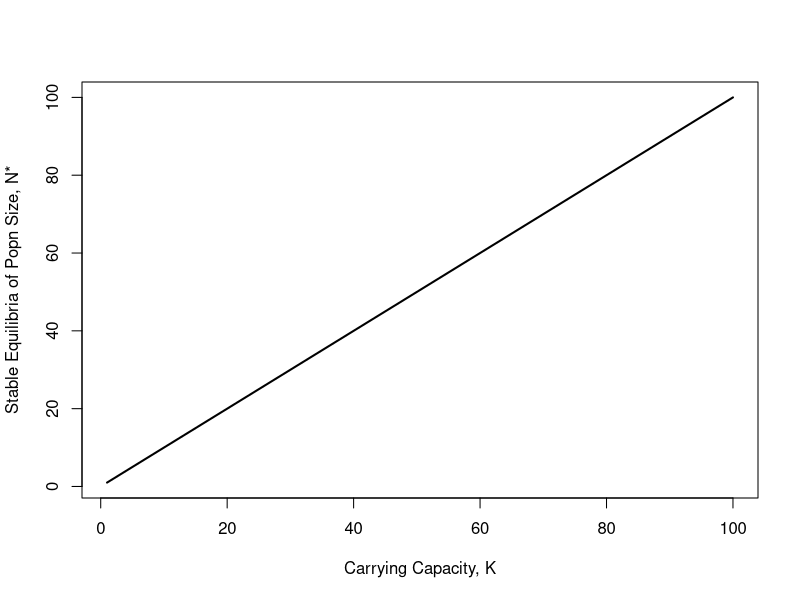
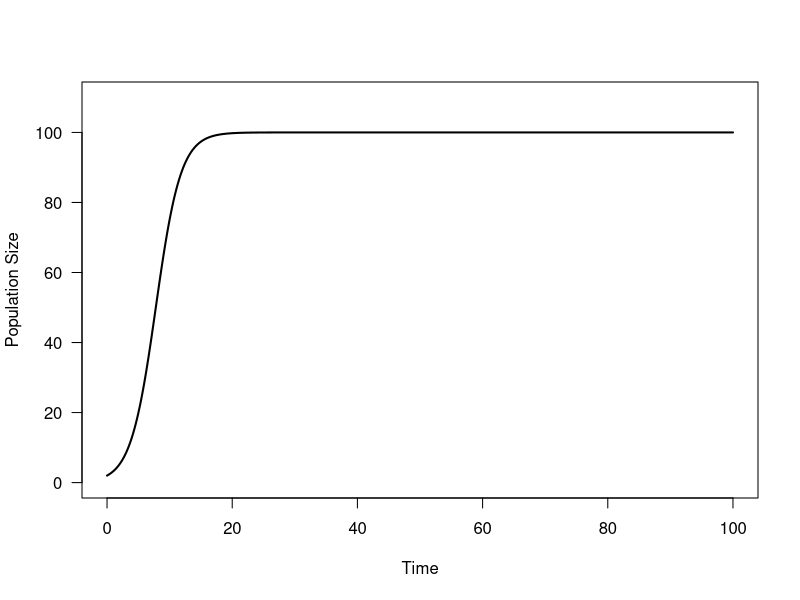
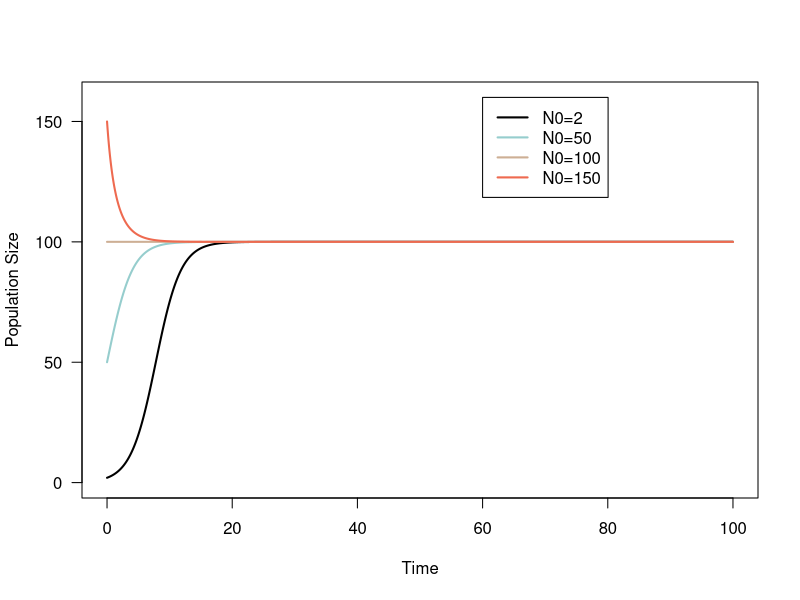
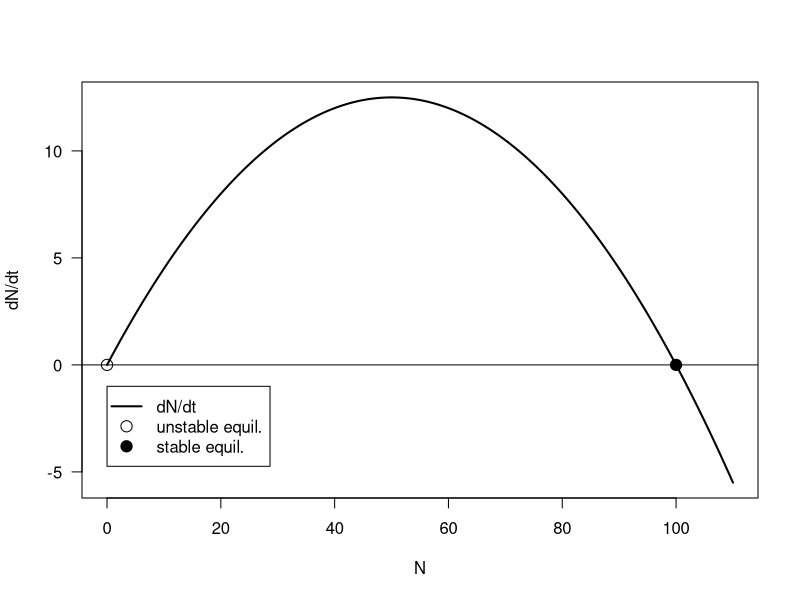
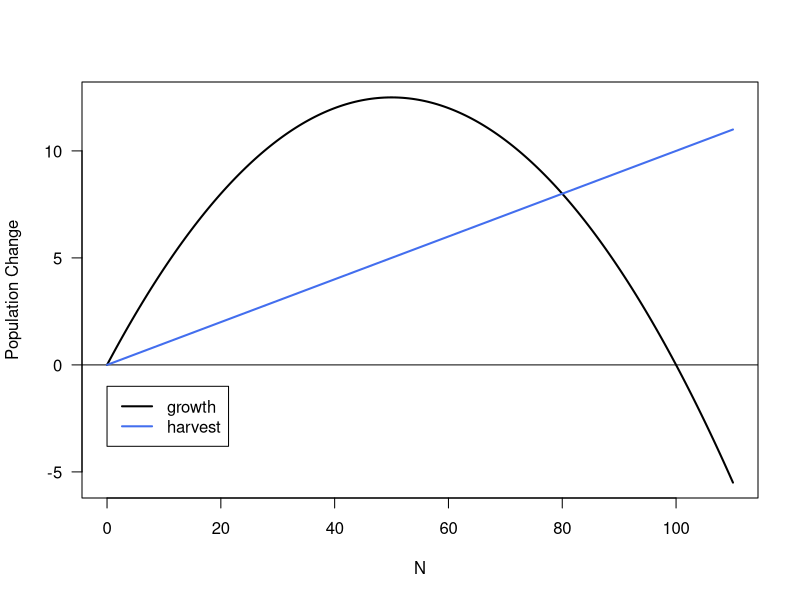
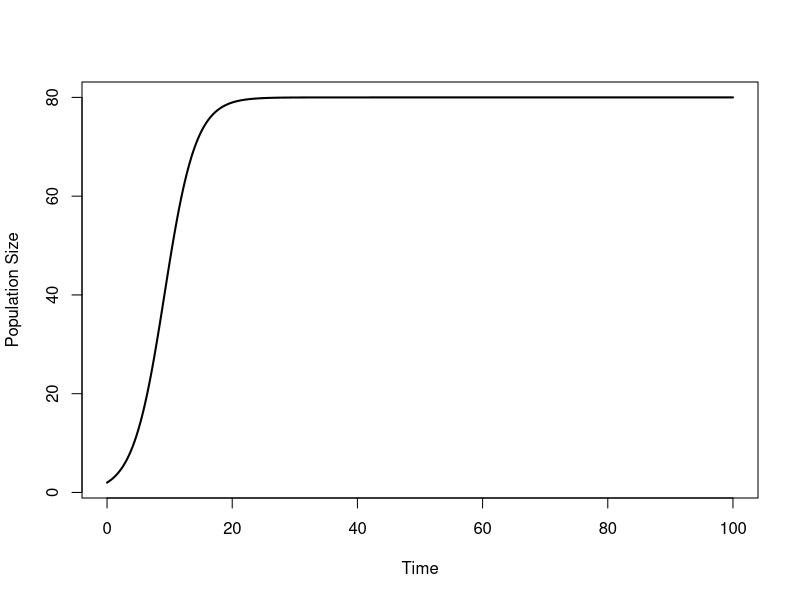
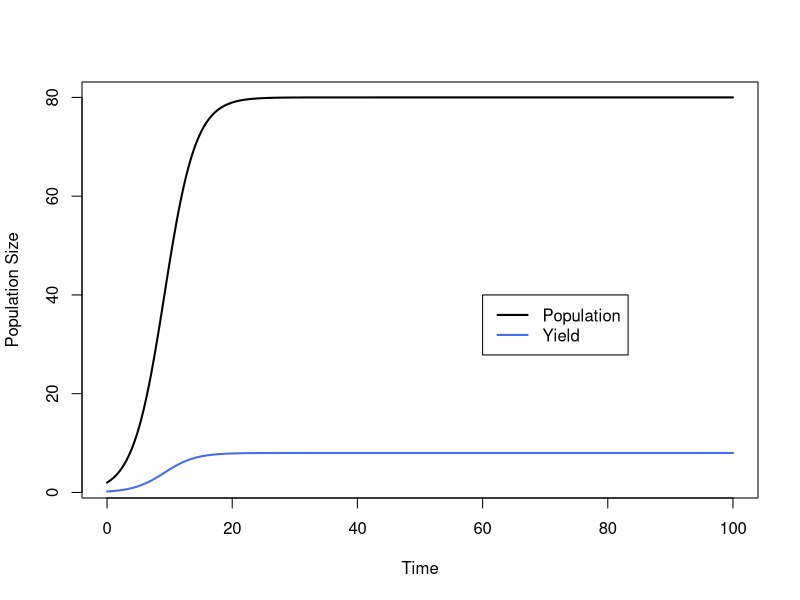
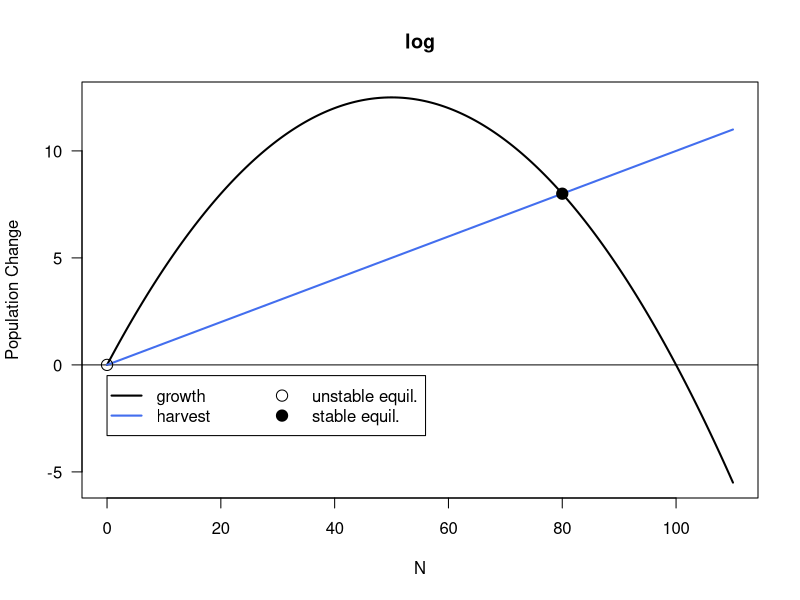

These figures' R source, in order:
## ---- chunk 1
######################################################
# 0. some set up of variables
######################################################
r <- 0.5

######################################################
# 1. create a vector of different values for K
######################################################
Kset <- seq(from = 1, to = 100, by = 1)


######################################################
# 2. calculate N* for each parameter value
######################################################
## 2a. create a holding vector for N*
Nstarset <- rep(NaN, times = length(Kset))

## 2b. create a sequence of timepoints at which to calculate population size (in the inner for() loop)
timepoints <- seq(from = 1, to = 25, length = 1000)

## 2b. write a for() loop 
### nested for() loop structure:
#### outer loop: choose a value of K from Kset
##### inner loop: calculate population size at every time step
#### outer loop: pull out the last population size (N*) and store it in Nstarset

# this is the start of the outer loop!
# for each element j from the first to last in Kset
for(j in 1:length(Kset)) {
  
  # assign K the value from Kset for this iteration
  K <- Kset[j]
  
  # create a holding vector for the inner loop for population sizes
  N.simu <- rep(NaN, times = length(timepoints)) 
  # set your initial condition
  N.simu[1] <- 10
  
  # inner loop: calculate population size (N)
  # for each element i from the second to the last in timepoints
  for(i in 2:length(timepoints)){ 
    # store previous population size as N
    N <- N.simu[i-1]
    
    # calculate change in time
    deltat <- timepoints[i] - timepoints[i-1] 

    # calculating the change in population size from logistic growth fxn 
    deltaN <- N * r * (1 - N / K) * deltat 
    
    # calculating total population size
    N.simu[i] = N + deltaN
  }
  
  ######################################################
  # 3. store the N* (back in the outer loop)
  ######################################################
  # pull out the last value from N.simu and put it in Nstarset
  Nstarset[j] <- N.simu[length(timepoints)] 
  
}
## ---- chunk 2
plot(x = Kset, y = Nstarset, 
     type='l', #line
     lwd=2, #line weight
     xlab = "Carrying Capacity, K", #x axis label
     ylab = "Stable Equilibria of Popn Size, N*") #y axis label
## ---- chunk 3
r <- 0.5 # growth rate
K <- 100 # carrying capacity
## ---- chunk 4
#################################
# 1. designate a data vector
#################################
tset <- seq(from = 0, to = 100, length.out = 20000) # create a sequence of numbers from 0 to 100 that is 20000 values long


#################################
# 2. create a holding vector (building 3 empty boxes)
#################################
N.simu <- NaN * tset # create a vector of NaNs that is the same length as tset
N0 <- 2 # assign 2 to N0
N.simu[1] <- N0 # fill in initial conditions

#################################
# 3. the for() loop
#################################
# for each element i from the second to the last element in tset
for(i in 2:length(tset)){ 
  # calculate change in time: this timestep - previous timestep
  dt <- tset[i] - tset[i-1] 
  
  # calculate change in population size
  dNdt <- (r * N.simu[i-1] * (1-N.simu[i-1]/K)) * dt 
  
  # calculate total population size and put into holding vector
  N.simu[i] <- N.simu[i-1] + dNdt 
}
## ---- chunk 5
plot(x = tset, y = N.simu, # x and y axes
     type = 'l', # linear line
     ylim = c(0, 1.1*K), # limit on y-axis
     las = 1, # horizontal axis labels
     lwd = 2, # line width
     xlab = 'Time', # x-axis label
     ylab = 'Population Size') # y-axis label
## ---- chunk 6
#################################
# 1. designate your data
#################################
# this has already been done; we're using tset


#################################
# 2. create a holding vector
#################################
# N0 = 50
N0.50 <- 50
N.simu.50 <- NaN*tset
N.simu.50[1] <- N0.50

# N0 = 100
N0.100 <- 100
N.simu.100 <- NaN*tset
N.simu.100[1] <- N0.100

# N0 = 150
N0.150 <- 150
N.simu.150 <- NaN*tset
N.simu.150[1] <- N0.150

# Tip: You can run these calculations simultaneously within your for loop, but be very careful to keep track of which variable is which!


#################################
# 3. the for() loop
#################################
# for each element i from the second to the last element in tset
for(i in 2:length(tset)){
  # calculate change in time
  dt <- tset[i] - tset[i-1]
  
  # calculate change in population size and total population size if N0 = 50
  dNdt.50 <- (r*N.simu.50[i-1]*(1-N.simu.50[i-1]/K))*dt
  N.simu.50[i] <- N.simu.50[i-1] + dNdt.50
  
  # calculate change in population size and total population size if N0 = 100
  dNdt.100 <- (r*N.simu.100[i-1]*(1-N.simu.100[i-1]/K))*dt
  N.simu.100[i] <- N.simu.100[i-1] + dNdt.100
  
  # calculate change in population size and total population size if N0 = 150
  dNdt.150 <- (r*N.simu.150[i-1]*(1-N.simu.150[i-1]/K))*dt
  N.simu.150[i] <- N.simu.150[i-1] + dNdt.150
}
## ---- chunk 7
###########################################
# 1. plot the simulated population sizes
###########################################
plot(x = tset, y = N.simu, 
     type = 'l', #line
     ylim = c(0, 1.6*K), #(go 1.6 times carrying capacity away from the value of k)
     las = 1, 
     lwd = 2, 
     xlab = 'Time',
     ylab = 'Population Size')
# what happens if we don't change the limits on the y-axis?

######################################################
# 2. plot the lines for different initial conditions
######################################################
# N0 = 50
lines(tset, N.simu.50, 
      col = 'paleturquoise3',
      lwd = 2)
# N0 = 100
lines(tset, N.simu.100,
      col = 'peachpuff3',
      lwd = 2)
# N0 = 150
lines(tset, N.simu.150, 
      col = 'coral2',
      lwd = 2)

######################
# 3. add a legend
######################
# this makes it easier to keep track of each line!
legend(x = max(tset)*.6, y = 1.6*K, 
       lwd = 2, #thickness of text
       legend = c('N0=2','N0=50','N0=100','N0=150'), #order for naming legend 
       col = c('black','paleturquoise3','peachpuff3','coral2'), #in order matching legend name
       horiz = FALSE)

# what do each of these arguments mean?
## ---- chunk 8
Nset <- seq(from = 0, to = K*1.1, length.out = 200)
## ---- chunk 9
dNdt.log <- r * Nset * (1-Nset/K) 

#vector multiplication (est growth rate times N times 1/k) - does this for every value of N since its a full vector
## ---- chunk 10
############################################
# 1. plot dN/dt as a function of Nset
############################################
plot(x = Nset, y = dNdt.log, #x is all values of N; y is dNdt logistic
     type = 'l', #plot line
     las = 1, #specifications
     lwd = 2, 
     xlab = 'N', ylab = 'dN/dt') #axis labels


############################################
# 2. add a line along the x-axis
############################################
abline(h = 0,lwd = 1) #horizontal line

############################################
# 3. mark the equilibria where dN/dt = 0
############################################
# We'll use filled points to indicate stable equilibria, and open points to indicate unstable ones
# this is our unstable equilibrium
points(x = 0, y = 0, #location of point in x y plane 
       pch = 21, # 'pch' specifies the point shape
       cex = 1.5) # cex is a multiplier that specifies the point size
# this is our stable equilibrium
points (x = K, y = 0, 
        pch = 21, 
        cex = 1.5, 
        bg = 'black') # 'bg' specifies the fill colour of the point

############################################
# 4. add a legend
############################################
legend(x = 0, y = -1, 
       legend = c('dN/dt', 'unstable equil.', 'stable equil.'), #words
       lwd = c(2, NaN, NaN), #if they are lines or not (2 is line thickness)
       pch = c(NaN, 21, 21), #shape for circlies
       pt.cex = 1.5, 
       pt.bg = c('white', 'white', 'black')) #fill for shapes
## ---- chunk 11
q <- 0.1 #catchability coeff
E <- 1 #Effort
## ---- chunk 12
growth.log <- dNdt.log
## ---- chunk 13
############################################
# 1. plot the biology of logistic growth
############################################
# plot the biology in black
plot(x = Nset, y = growth.log, #x is all values of N, y is growth rate change
     type = 'l', #line type
     las = 1, #line specifics
     lwd = 2, #line thickness
     xlab = 'N', ylab = 'Population Change') #label axes

# plot the x-axis so that it's easier to see the intercept
abline(h = 0, lwd = 1)

############################################
# 2. plot the economics of harvest
############################################
# plot the economics in blue
lines(x = Nset, y = (q*E*Nset), col = 'royalblue2', lwd = 2) #harvest equation with q = 0.1 and E = 1

############################################
# 3. create a legend
############################################
legend(x = 0, y = -1, #coordinates for legend
       lwd = c(2, 2), #types of lines for each part of the legend
       legend = c('growth', 'harvest'), #labels for legend in order
       col = c('black', 'royalblue2')) #colors for legend in order 
## ---- chunk 14
Nstar <- K*(1-q*E/r)  # Check this with pen (or pencil) and paper!
Nstar
## ---- chunk 15
#################################
# 1. designate the data vector
#################################
tset <- seq(from = 0, to = 100, length.out = 20000) 

#################################
# 2. create a holding vector
#################################
N.simu.E1 <- NaN*tset #create empty box/holding vector
N.simu.E1[1] <- N0 #set initial condition

#################################
# 3. the for() loop
#################################
for(i in 2:length(tset)){ #iterate over the timeseries in 2 b/c initial conditionas
  dt <- tset[i] - tset[i-1] #change in time
  dNdt.E1 <- (r*N.simu.E1[i-1]*(1-N.simu.E1[i-1]/K)-q*E*N.simu.E1[i-1])*dt #change in pop equilibrium 1 - this is equation for harvest
  N.simu.E1[i] <- N.simu.E1[i-1] + dNdt.E1 #add change in this timestep to pop size beforehand
}
## ---- chunk 16
plot(x = tset, y = N.simu.E1, #
     type = 'l', 
     lwd = 2, 
     xlab = 'Time', ylab = 'Population Size')
## ---- chunk 17
############################################
# 1. plot logistic growth in black
############################################
plot(x = tset, y = N.simu.E1, 
     type = 'l', lwd = 2, 
     xlab = 'Time', ylab = 'Population Size')

############################################
# 2. plot yield in blue
############################################
lines(x = tset, y = N.simu.E1*E*q, 
      type = 'l', 
      lwd=2, 
      col='royalblue2')

############################################
# 3. add a legend
############################################
legend(x = max(tset)*.6, y = max(N.simu.E1)*.5, 
       lwd = c(2, 2), 
       legend = c('Population', 'Yield'), 
       col = c('black', 'royalblue2'))
## ---- chunk 18
Nstar # our algebraic solution
N.simu.E1[length(tset)] # the end population size of our simulation - index the last value (specifying length tset).
## ---- chunk 19
Ystar <- q*E*Nstar #what is our yeild at equilirbium ? 
Ystar
## ---- chunk 20
################################################
# 1. plot population growth as a function of N
################################################
plot(x = Nset, y = growth.log, 
     type = 'l', 
     las = 1, 
     lwd = 2, 
     xlab = 'N', ylab = 'Population Change', main = 'log')

# add a line at the x-axis
abline(h = 0, lwd = 1)

################################################
# 2. plot the economics of harvest
################################################
lines(x = Nset, y = q*E*Nset, #linear line
      col = 'royalblue2', 
      lwd = 2)

################################################
# 3. add equilibria
################################################
# unstable
points(x = 0, y = 0, 
       pch = 21, cex = 1.5)
# stable
points(y = Ystar, x = Nstar, 
       pch = 21, cex = 1.5, 
       bg = 'black')

################################################
# 4. add a legend
################################################
legend(x = 0, y = -0.5, 
       legend = c('growth', 'harvest', 'unstable equil.', 'stable equil.'), 
       lwd = c(2, 2, NaN, NaN), 
       pch = c(NaN, NaN, 21, 21), 
       pt.cex = 1.5, 
       pt.bg = c('white', 'white', 'white', 'black'), 
       col = c('black', 'royalblue2', 'black', 'black'),
       ncol = 2)
## ---- chunk 21
################################################
# 1. plot population growth as a function of N
################################################
plot(x = Nset, y = growth.log, 
     type = 'l', 
     las = 1, 
     lwd = 2, 
     xlab = 'N', ylab = 'Population Change')
abline(h = 0, lwd = 1)

# Overlay Yield given a fishing Effort = 1
lines(x = Nset, y = q*E*Nset, 
      col= 'royalblue2',
      lwd = 2)

############################
# 2. Set effort to 2
############################
# Set Effort to 2 and name this value E.2 with variable assignment 
E.2 <- 2

# Overlay Yield given a fishing Effort = 2
lines(x = Nset, y = q*E.2*Nset, #changign the object for E
      col= 'royalblue2',
      lwd = 2,
      lty = 2) #lty changes the line type. 2 = dashed 

############################
# 3. Set effort to 3
############################
# Set Effort to 3 and name this value E.3 with variable assignment 
E.3 <- 3

# Overlay Yield given a fishing Effort = 3, fill in the blank y argument
lines(x = Nset, y = q*E.3*Nset, 
      col = 'royalblue2',
      lwd = 2,
      lty = 3) 

############################
# 4. Set effort to 4
############################
# Set Effort to 4 and name this value E.4 with variable assignment 
E.4 <- 4

# Overlay Yield given a fishing Effort = 4, fill in the blank y argument
lines(x = Nset, y = q*E.4*Nset, 
      col= 'royalblue2', 
      lwd = 2,
      lty = 4) #line type

#more effort --> pulling equilibrium down
## ---- chunk 22
# fill in the blank for the upper bound
Eset <- seq(from = 0, to = (r/q)*1.1, length.out = 200)

## ---- chunk 23
Nstar.set <- K*(1-q*Eset/r)
Nstar.set

## ---- chunk 24
Yield.set <- q*Eset*Nstar.set
Yield.set

## ---- chunk 25
plot(x = Nstar.set, y = q*Eset*Nstar.set, 
     type = 'l', 
     lwd = 2, 
     xlab = 'Effort', ylab = 'Yield')
abline(h = 0)
## ---- chunk 26
N_MSY <- K/2
E_MSY <- r/q/2
Y_MSY <- r*K/4

#print values
N_MSY 
E_MSY 
Y_MSY 
## ---- chunk 27
for(i in 1:length(Eset)){
  if(Yield.set[i]==max(Yield.set)){
    E_MSY_est <- Eset[i]
  }
}
## ---- chunk 28
N_MSY_est <- K*(1-((q*E_MSY_est)/r))
## ---- chunk 29
Y_MSY_est <- max(Yield.set)
## ---- chunk 30
#  Compare:
N_MSY # algebraic
N_MSY_est # estimate

E_MSY # algebraic
E_MSY_est # estimate

Y_MSY # algebraic
Y_MSY_est # estimate
## ---- chunk 31
dNdt.over <- r*Nset*(1-Nset/K)*(2-Nset/K) #equation for overcompensating population
## ---- chunk 32
###################################################
# 1. plot dN/dt as a function of population size
###################################################
plot(x = Nset, y = dNdt.over, 
     type = 'l', 
     lwd = 2, 
     las = 1, 
     xlab = 'N', ylab = 'dN/dt')

# add a line at the x-axis
abline(h = 0)

###################################################
# 2. plot the logistic function for comparison
###################################################
lines(x = Nset, y = dNdt.log, 
      lwd = 2, 
      lty = 3)

###################################################
# 3. add a legend
###################################################
legend(x = 73, y = 20, 
       legend = c("overcompensating", "logistic"), 
       lwd = c(2, 2), 
       lty = c(1, 3))
## ---- chunk 33
#################################
# 1. designate a data vector
#################################
# this has already been done; we'll use tset from before
tset <- seq(from = 0, to = 100, length.out = 20000) 


#################################
# 2. holding vector
#################################
N.over <- NaN*tset #empty box
N.over[1] <- N0 #initial conditions 


#################################
# 3. the for() loop
#################################
for(i in 2:length(tset)){
  dt <- tset[i] - tset[i-1]
  dNdt <- (r*N.over[i-1]*(1-N.over[i-1]/K)*(2-N.over[i-1]/K))*dt
  N.over[i] <- N.over[i-1] + dNdt
}
## ---- chunk 34
#############################################
# 1. plot the overcompensating population 
#############################################
plot(x = tset, y = N.over, 
     type = 'l', 
     las = 1, 
     lwd = 2, 
     xlab = 'Time', ylab = 'Population Size')

#############################################
# 2. plot the logistic to compare
#############################################
lines(x = tset, y = N.simu, lwd = 2, lty = 3)

#############################################
# 3. legend
#############################################
legend(x = max(tset)*.6, y = K*.5, 
       legend = c('Overcomp.','Logistic'), 
       lwd = 2, 
       lty = c(1,3))
## ---- chunk 35
Y_MSY.over <- max(dNdt.over)
Y_MSY.over

#taking max from overcompensating equation
## ---- chunk 36
# annotate the for() loop
for(i in 1:length(Nset)){ #iterate over possible pop sizes 
  if(dNdt.over[i] == Y_MSY.over){ #when dNdt vector hits max (if equal to Y_MSY.over) 
    N_MSY.over <- Nset[i] #we will store it in N_MSY.over
  } #close the function
}

N_MSY.over
## ---- chunk 37

E_MSY.over <- Y_MSY.over/(q*N_MSY.over)
E_MSY.over

## ---- chunk 38
growth.over <- dNdt.over
## ---- chunk 39
###################################
# 1. biology
###################################
plot(x = Nset, y = growth.over, 
     type = 'l', 
     lwd = 2, 
     las = 1, 
     xlab = 'N', ylab = 'Change in Population', main = 'overcompensating')
# add a line at the x-axis
abline(h = 0)

###################################
# 2. economics
###################################
lines(x = Nset, y = q*E_MSY.over*Nset, #this is a straight line using q, previously derived effort and range of population 
      lwd = 2,
      col = 'royalblue2')

###################################
# 3. equilibria
###################################
# unstable
points(x = 0, y = 0, 
       pch = 21, cex = 1.5)
# stable
points(x = N_MSY.over, y = Y_MSY.over,
       pch = 21, cex = 1.5, 
       bg = 'black')

###################################
# 4. legend
###################################
legend(x = 80, y = Y_MSY.over, 
       legend = c('growth', 'harvest', 'unstable equil.', 'stable equil.'), 
       lwd = c(2, 2, NaN, NaN), 
       pch = c(NaN, NaN, 21, 21), 
       pt.cex = 1.5, 
       cex = 0.8,
       pt.bg = c('white', 'white', 'white', 'black'), 
       col = c('black', 'royalblue2', 'black', 'black'))
## ---- chunk 40
###################################################
# 1. create a set of time points to iterate over
###################################################
# use tset

#############################################################
# 2. create a storage vector and fill in initial conditions
#############################################################
N.simu.over <- NaN*tset
N.simu.over[1] <- N0 #indexing


#############################################################
# 3. for() loop: calculate population size change over time
#############################################################
# annotate each line of code
for(i in 2:length(tset)){
  dt <- tset[i] - tset[i - 1] #
  dNdt.over <- (r*N.simu.over[i-1]*(1-N.simu.over[i-1]/K)*(2-N.simu.over[i-1]/K)-q*E_MSY.over*N.simu.over[i-1])*dt #
  N.simu.over[i] <- N.simu.over[i-1] + dNdt.over #
}
## ---- chunk 41
plot(x = tset, y = N.simu.over, 
     type = 'l', 
     lwd = 2, 
     xlab = 'Time', ylab = 'Population Size')
## ---- chunk 42
#compare

#pull from above
N.simu.over[length(tset)]

#compare
N_MSY.over

## ---- chunk 43
A <- K/2 #allee modifier
## ---- chunk 44
dNdt.dep <- r*Nset*(1-Nset/K)*(Nset/A) #multiplying Allee parameter
## ---- chunk 45
######################################
# 1. plot dN/dt as a function of N
######################################
plot(x = Nset, y = dNdt.dep, 
     type = 'l', 
     lwd = 2, 
     las = 1, 
     xlab = 'N', ylab ='dN/dt')
abline(h = 0)

################################################
# 2. plot our logistic function for comparison
################################################
lines(x = Nset, y = dNdt.log, 
      lwd = 2, 
      lty = 3)
legend(x = 0, y= -1, 
       lwd = 2, 
       legend = c('Depensating','Logistic'), 
       lty = c(1, 3))
## ---- chunk 46
###############################
# 1. designate a data vector
###############################
# this has already been done; we'll use tset

###############################
# 2. create a holding vector
###############################
N.dep <- NaN*tset
# set initial conditions
N.dep[1] <- N0

###############################
#. 3. the for() loop
###############################
for(i in 2:length(tset)){
  dt <- tset[i]-tset[i-1]
  dNdt <- (r*N.dep[i-1]*(1-N.dep[i-1]/K)*(N.dep[i-1]/A))*dt
  N.dep[i] <- N.dep[i-1]+dNdt
}
## ---- chunk 47
###################################################################
# 1. plot N of the depensating population as a function of time
###################################################################
plot(x = tset, y = N.dep, 
     type = 'l', 
     las = 1, 
     lwd = 2, 
     ylim = c(0, 120),
     xlab = 'Time', ylab = 'Population Size')

##################################################
# 2. plot the logistic function for comparison
##################################################
lines(x = tset, y = N.simu, 
      lwd = 2, 
      lty = 3)

######################
# 3. add a legend
######################
legend(x = max(tset)*.6, y = K*.5, 
       lwd = 2, 
       legend = c('Depensating', 'Logistic'), 
       lty = c(1, 3))
## ---- chunk 48
Y_MSY.dep <- max(dNdt.dep)
Y_MSY.dep

## ---- chunk 49
# annotate the for() loop
for(i in 1:length(Nset)){ #iterate over possible pop sizes 
  if(dNdt.dep[i] == Y_MSY.dep){ #when dNdt vector hits max (if equal to Y_MSY.dep) 
    N_MSY.dep <- Nset[i] #we will store it in N_MSY.over
  } #close the function
}

N_MSY.dep
## ---- chunk 50
N_MSY.dep
Y_MSY.dep

E_MSY.dep <- Y_MSY.dep/(q*N_MSY.dep)
E_MSY.dep
## ---- chunk 51
growth.dep <- dNdt.dep
## ---- chunk 52
#################################
# 1. biology
#################################
plot(x = Nset, y = growth.dep, 
     type = 'l',
     lwd = 2, 
     las = 1, 
     xlab = 'N', ylab = 'Change in Population', main = 'depensating')
abline(h = 0)

#################################
# 2. economics
#################################
lines(x = Nset, y = q*E_MSY.dep*Nset, 
      lwd = 2,
      col = 'royalblue2')

#################################
# 3. stable equilibria
#################################
points(x = 0, y = 0, 
       pch = 21, 
       cex = 1.5, 
       bg = 'black')
points(x = N_MSY.dep, y = Y_MSY.dep, 
       pch = 21, 
       cex = 1.5,
       bg= 'black')

#################################
# 4. legend
#################################
legend(x = 0, y = -1, 
       pt.cex = 1.5, 
       legend = c('growth', 'harvest', 'unstable equil.', 'stable equil.'), 
       lwd = c(2, 2, NaN, NaN), 
       pch = c(NaN, NaN, 21, 21), 
       pt.bg = c('white', 'white', 'white', 'black'), 
       col = c('black', 'royalblue2', 'black', 'black'))
## ---- chunk 53
N_star_unstable <- ((-r/A) + (sqrt((r^2/A^2) - ((4*r*q*E_MSY.dep)/(K*A)))) ) / ((-2*r) / (K*A))

Y.unstable.dep <- q * E_MSY.dep * N_star_unstable
## ---- chunk 54
############################
# 1. biology
############################
plot(x = Nset, y = growth.dep, 
     type = 'l',
     lwd = 2, 
     las = 1,
     xlab = 'N', ylab = 'Change in Population', main = 'depensating')
abline(h = 0)

############################
# 2. economics
############################
lines(x = Nset, y = q*E_MSY.dep*Nset, 
      lwd = 2, 
      col = 'royalblue2')

############################
# 3. equilibria
############################
# stable
points(x = 0, y = 0, 
       pch = 21, 
       cex = 1.5, 
       bg = 'black')
points(x = N_MSY.dep, y = Y_MSY.dep, 
       pch = 21, 
       cex = 1.5, 
       bg = 'black')
# unstable
points(x = N_star_unstable, y = Y.unstable.dep, 
       pch = 21, cex = 1.5,
       bg = 'white')

############################
# 4. legend
############################
legend(x = 0, y = -1, 
       legend = c('growth', 'harvest', 'unstable equil.', 'stable equil.'), 
       lwd = c(2, 2, NaN, NaN), 
       pch = c(NaN, NaN, 21, 21), 
       pt.cex = 1.5, 
       pt.bg = c('white', 'white', 'white', 'black'), 
       col = c('black', 'royalblue2', 'black', 'black'))

# What's different about this graph? Hint: Look at the intersections between the blue and black lines.
## ---- chunk 55
#################################
# 1. data to iterate over
#################################
# use tset again



#################################
# 2. holding vector
#################################
# create a bunch of different starting population sizes
N.simu.dep <- NaN*tset
N0.K <- K
N0.2 <- 2
N0.unstable <- N_star_unstable
N0.up <- N_star_unstable + 0.1
N0.down <- N_star_unstable - 0.1

# fill in initial conditions
N.simu.dep[1] <- N0.up # try the different N0 values defined above here



#################################
# 3. the for() loop
#################################
for(i in 2:length(tset)) {
  dt <- tset[i] - tset[i - 1] # calculate change in time
  dNdt.depen <- (r*N.simu.dep[i-1]*(1-N.simu.dep[i-1]/K)*(N.simu.dep[i-1]/A)-q*E_MSY.dep*N.simu.dep[i-1])*dt # logistic with N/A addition for depensating also with harvest
  N.simu.dep[i] <- N.simu.dep[i-1] + dNdt.depen
}
## ---- chunk 56
plot(x = tset, y = N.simu.dep, 
     type = "l", 
     lwd = 2, 
     xlab = "Time", ylab = "Population Size")
## ---- chunk 57
##########################################
# 1. designate a data vector (use tset)
##########################################
tset <- seq(from = 0, to = 100, length.out = 20000) # create a sequence of numbers from 0 to 100 that is 20000 values long



############################################
# 2. holding vector and initial conditions
############################################
#initial conditions
N0.low <- 33
N0.high <- 34

#holding vectors
N.simu.dep <- NaN*tset 
N.simu.dep.low <- NaN*tset
N.simu.dep.high <- NaN*tset
N.simu.dep.100 <- NaN*tset

#initial conditions
N.simu.dep[1] <- N0
N.simu.dep.low[1] <- N0.low
N.simu.dep.high[1] <- N0.high
N.simu.dep.100[1] <- N0.100

##########################################
# 3. the for() loop
##########################################
for(i in 2:length(tset)){
  deltat <- tset[i]-tset[i-1]
  deltaN <- (r*N.simu.dep[i-1]*(1-N.simu.dep[i-1]/K)*(N.simu.dep[i-1]/A)-q*E_MSY.dep*N.simu.dep[i-1])*deltat #different sets of N where we set our different initial conditions
  N.simu.dep[i] <- N.simu.dep[i-1]+deltaN
  
  deltaN <- (r*N.simu.dep.low[i-1]*(1-N.simu.dep.low[i-1]/K)*(N.simu.dep.low[i-1]/A)-q*E_MSY.dep*N.simu.dep.low[i-1])*deltat
  N.simu.dep.low[i] <- N.simu.dep.low[i-1]+deltaN
  
  deltaN <- (r*N.simu.dep.high[i-1]*(1-N.simu.dep.high[i-1]/K)*(N.simu.dep.high[i-1]/A)-q*E_MSY.dep*N.simu.dep.high[i-1])*deltat
  N.simu.dep.high[i] <- N.simu.dep.high[i-1]+deltaN
  
  deltaN <- (r*N.simu.dep.100[i-1]*(1-N.simu.dep.100[i-1]/K)*(N.simu.dep.100[i-1]/A)-q*E_MSY.dep*N.simu.dep.100[i-1])*deltat
  N.simu.dep.100[i] <- N.simu.dep.100[i-1]+deltaN
}
## ---- chunk 58
###################################
# 1. plot N as a function of time
###################################
plot(tset, N.simu.dep, #plotting timeseries
     type = 'l', 
     ylim = c(0, K), 
     las = 1, 
     lwd = 2, 
     xlab = 'Time', ylab = 'Population Size', main = 'tipping points')

#################################################
# 2. add lines for different initial conditions
#################################################
lines(tset, N.simu.dep.low, 
      col = 'paleturquoise3', 
      lwd = 2)
lines(tset, N.simu.dep.high, 
      col = 'peachpuff3', 
      lwd = 2)
lines(tset, N.simu.dep.100, 
      col = 'coral2', 
      lwd = 2)

###################################
# 3. legend
###################################
legend(x = max(tset)*.6, y = K, 
       lwd = 2,
       legend = c('N0=2', 'N0=33', 'N0=34', 'N0=100'), 
       col = c('black', 'paleturquoise3', 'peachpuff3', 'coral2'), 
       horiz = FALSE)
## ---- chunk 59
r <- 0.5
K <- 100
q <- 0.1
A <- K/2 
N0 <- 2

#added E to be at max sustainable yeild
E <- 2.5 #calculated E_MSY (calculation below)
## ---- chunk 60
Nset <- seq(from = 0, to = K*1.1, length.out = 200) #make holding vector

dNdt.log <- r * Nset * (1-Nset/K) #vector multiplication (est growth rate times N times 1/k) - does this for every value of N since its a full vector

#calculating N* and Y at N*
Nstar <- K*(1-q*E/r)  #N* equation
Nstar

Ystar <- q*E*Nstar #what is our yeild at equilirbium ? 
Ystar


################################################
# 1. plot population growth as a function of N
################################################
plot(x = Nset, y = dNdt.log, #setting x as vector of possible pop sizes (Nset) and y as equation for log growth set above
     type = 'l', #line type
     las = 1, 
     lwd = 2, #line width
     xlab = 'N', ylab = 'Population Change') #axis labels

# add a line at the x-axis
abline(h = 0, lwd = 1)

################################################
# 2. plot the economics of harvest
################################################
lines(x = Nset, y = q*E*Nset, #linear line
      col = 'royalblue2', #color of the line
      lwd = 2) #tickness of line

################################################
# 3. add equilibria
################################################
# unstable
points(x = 0, y = 0, #unstable at origin beacuse N = 0 and Y = 0
       pch = 21, cex = 1.5) #point type
# stable
points(y = Ystar, x = Nstar, #stable at Ystar = Nstar 
       pch = 21, cex = 1.5, #point type 
       bg = 'black') #point color in

################################################
# 4. add a legend
################################################
legend(x = 0, y = -0.5, #position of axis
       legend = c('growth', 'harvest', 'unstable equil.', 'stable equil.'), #name of legend in a vactor
       lwd = c(2, 2, NaN, NaN), #line type
       pch = c(NaN, NaN, 21, 21), #shape size
       pt.cex = 1.5, #shape type
       pt.bg = c('white', 'white', 'white', 'black'), #shape fill
       col = c('black', 'royalblue2', 'black', 'black'), #outline color
       ncol = 2) #divide them into two columns
## ---- chunk 61
#doing it the algabraic way 
N_MSY <- K/2 #max pop
E_MSY <- r/q/2 #max effort 
Y_MSY <- r*K/4 #max yeild

#print values
N_MSY 
E_MSY 
Y_MSY 
## ---- chunk 62
dNdt.over <- r*Nset*(1-Nset/K)*(2-Nset/K) #equation for overcompensating population

#calc the values for E_MSY.over; N_MSY.over; Y_MSY.over
Y_MSY.over <- max(dNdt.over) #taking max from overcompensating equation
Y_MSY.over



#find the population size at which this maximum yield occurs using for() loop

for(i in 1:length(Nset)){ #iterate over possible pop sizes 
  if(dNdt.over[i] == Y_MSY.over){ #when dNdt vector hits max (if equal to Y_MSY.over) 
    N_MSY.over <- Nset[i] #we will store it in N_MSY.over
  } #close the function
}

N_MSY.over

E_MSY.over <- Y_MSY.over/(q*N_MSY.over)
E_MSY.over

###################################
# 1. biology
###################################
plot(x = Nset, y = dNdt.over, #x axis set as population; y as derivation equation from above
     type = 'l', #line type
     lwd = 2, #line width
     las = 1, #axis orientation
     xlab = 'N', ylab = 'Change in Population', main = 'overcompensating growth') #axis labels (i added title beacuse i was getting lost in the plots)
# add a line at the x-axis
abline(h = 0) #put a line at x = 0 

###################################
# 2. economics
###################################
lines(x = Nset, y = q*E_MSY.over*Nset, #this is a straight line using q, previously derived effort and range of population 
      lwd = 2, #line width
      col = 'royalblue2') #line color

###################################
# 3. equilibria
###################################
# unstable
points(x = 0, y = 0, #equilibrium at origin beacuse N = Y = 0
       pch = 21, cex = 1.5) #shape type
# stable
points(x = N_MSY.over, y = Y_MSY.over, #equilibrium at Nmax = Ymax
       pch = 21, cex = 1.5, #shape type
       bg = 'black') #color

###################################
# 4. legend
###################################
legend(x = 80, y = Y_MSY.over, #position of legend
       legend = c('growth', 'harvest', 'unstable equil.', 'stable equil.'), #names for legend
       lwd = c(2, 2, NaN, NaN), #line types
       pch = c(NaN, NaN, 21, 21), #shape types
       pt.cex = 1.5, #shape size
       cex = 0.8, #shape type
       pt.bg = c('white', 'white', 'white', 'black'), #point colors
       col = c('black', 'royalblue2', 'black', 'black')) #line colors
## ---- chunk 63
#printing here, calculations above!
N_MSY.over  
E_MSY.over  
Y_MSY.over

## ---- chunk 64
A <- K/2 #allee modifier
## ---- chunk 65
dNdt.dep <- r*Nset*(1-Nset/K)*(Nset/A) #multiplying Allee parameter by log growth to get decompensating growth
## ---- chunk 66
Y_MSY.dep <- max(dNdt.dep) #set as max of the depensating equation
Y_MSY.dep #print the value

## ---- chunk 67
# annotate the for() loop
for(i in 1:length(Nset)){ #iterate over possible pop sizes 
  if(dNdt.dep[i] == Y_MSY.dep){ #when dNdt vector hits max (if equal to Y_MSY.over) 
    N_MSY.dep <- Nset[i] #we will store it in N_MSY.over
  } #close the function
}

N_MSY.dep #print it out
## ---- chunk 68
E_MSY.dep <- Y_MSY.dep/(q*N_MSY.dep) #calculate E_MSY.dep using equation for yeild
E_MSY.dep #print this
## ---- chunk 69
N_star_unstable <- ((-r/A) + (sqrt((r^2/A^2) - ((4*r*q*E_MSY.dep)/(K*A)))) ) / ((-2*r) / (K*A)) #equation for unstable equillibrium given in lab

Y.unstable.dep <- q * E_MSY.dep * N_star_unstable #setting max Yeild for the point at unstable equilibrium 
## ---- chunk 70
############################
# 1. biology
############################
plot(x = Nset, y = dNdt.dep, #set x as values for N; y as derivative with Allee modifier
     type = 'l', #line type
     lwd = 2, #thickness of line
     las = 1,
     xlab = 'N', ylab = 'Change in Population', main = 'depensating') #label axes and title
abline(h = 0) #put line at x = 0 

############################
# 2. economics
############################
lines(x = Nset, y = q*E_MSY.dep*Nset, #set line at values of 
      lwd = 2, #line thickness
      col = 'royalblue2') #line color

############################
# 3. equilibria
############################
# stable
points(x = 0, y = 0, #point at origin is stable (where N = 0, Y = 0)
       pch = 21,  #point type / size
       cex = 1.5,  #point type / size
       bg = 'black')#point coloring
points(x = N_MSY.dep, y = Y_MSY.dep, #setting stable point where N = Y (lines intersect)
       pch = 21,  #point type / size
       cex = 1.5,  #point type / size
       bg = 'black')#point coloring
# unstable
points(x = N_star_unstable, y = Y.unstable.dep, #setting unstable points where lines intersect using unstable equation above
       pch = 21, cex = 1.5, #point type / size
       bg = 'white') #point coloring

############################
# 4. legend
############################
legend(x = 0, y = -1, #position on graph of legend
       legend = c('growth', 'harvest', 'unstable equil.', 'stable equil.'), #name lagened (in a vactor)
       lwd = c(2, 2, NaN, NaN), #assign each vector to a line type
       pch = c(NaN, NaN, 21, 21), #assign each vector to a shape size
       pt.cex = 1.5, #shape type
       pt.bg = c('white', 'white', 'white', 'black'), #color of fill
       col = c('black', 'royalblue2', 'black', 'black')) #color of outilne

## ---- chunk 71
#calculated above

N_MSY.dep
E_MSY.dep
Y_MSY.dep
## ---- chunk 72
##########################################
# 1. designate a data vector (use tset)
##########################################
tset <- seq(from = 0, to = 100, length.out = 20000) # create a sequence of numbers from 0 to 100 that is 20000 values long



############################################
# 2. holding vector and initial conditions
############################################
#initial conditions
N0.low <- 33
N0.high <- 34

#holding vectors
N.simu.dep <- NaN*tset 
N.simu.dep.low <- NaN*tset
N.simu.dep.high <- NaN*tset

#initial indexing for holding vectors
N.simu.dep[1] <- N0
N.simu.dep.low[1] <- N0.low
N.simu.dep.high[1] <- N0.high

##########################################
# 3. the for() loop
##########################################
for(i in 2:length(tset)){ #iterate over length of tset vector starting at i in 2
  deltaN <- (r*N.simu.dep.low[i-1]*(1-N.simu.dep.low[i-1]/K)*(N.simu.dep.low[i-1]/A)-q*E_MSY.dep*N.simu.dep.low[i-1])*deltat #inputting different sets of N where we set our different initial conditions so that the change in N for each time steps depends on depensating model for growth (this is why we input E_MSY.dep etc). We use these values since the depensating model is the one which exhibits tipping points
  N.simu.dep.low[i] <- N.simu.dep.low[i-1]+deltaN #each step in vector that is filled then depends on this delta equation from above
  
  deltaN <- (r*N.simu.dep.high[i-1]*(1-N.simu.dep.high[i-1]/K)*(N.simu.dep.high[i-1]/A)-q*E_MSY.dep*N.simu.dep.high[i-1])*deltat #putting in the other starting value for N we have given as initial condiiton
  N.simu.dep.high[i] <- N.simu.dep.high[i-1]+deltaN
  
}
## ---- chunk 73
###################################
# 1. plot N as a function of time
###################################
plot(tset, N.simu.dep, #plotting timeseries
     type = 'l', #line type
     ylim = c(0, K), #limits for y axis scale
     las = 1, #orientation of axis
     lwd = 2, #line type
     xlab = 'Time (t)', ylab = 'Population Size (N)', main = 'tipping points') #labeling axes and main plot

#################################################
# 2. add lines for different initial conditions
#################################################
lines(tset, N.simu.dep.low, #line showing initial condition with N0 as 33
      col = 'paleturquoise3', 
      lwd = 2)
lines(tset, N.simu.dep.high, #line showing initial condition with N0 as 34
      col = 'peachpuff3', 
      lwd = 2)

###################################
# 3. legend
###################################
legend(x = max(tset)*.6, y = K, #legend position 
       lwd = 2, #line type in legend
       legend = c('N0=33', 'N0=34'), #labels in legend
       col = c('paleturquoise3', 'peachpuff3'), #colors
       horiz = FALSE) 
## ---- chunk 74
#set parameters
r = 0.5
K = 100
M = 10


#set the equation as given above
dNdt.subs <- r*Nset*(1-(Nset/K)) + M

#set up the plot
plot(x = Nset, y = dNdt.subs, #setting x as vector of possible pop sizes (Nset) and y as equation for log growth set above
     type = 'l', #line type
     las = 1, 
     lwd = 2, #line width
     ylim = c(-5, 25), #my fig was looking weird so i set y axis limits
     xlab = 'N', ylab = 'Population Change', main = 'subsidized') #axis labels

# add a line at the x-axis and y-axis
abline(h = 0, lwd = 1)
abline(v = 0, lwd = 1)

################################################
# 2. plot the economics of harvest
################################################
lines(x = Nset, y = q*E_MSY*Nset, #linear line usign E_MSY as suggested above
      col = 'royalblue2', #color of the line
      lwd = 2) #tickness of line

################################################
# 4. add a legend
################################################
legend(x = 0, y = -0.5, #position of axis
       legend = c('growth', 'harvest'), #name of legend in a vactor
       lwd = c(2, 2), #line type 
       col = c('black', 'royalblue2'), #outline color
       ncol = 2) #divide them into two columns

## ---- chunk 75

#set parameters
r = 0.5
K = 100
M = 10

Y_MSY.sub <- max(dNdt.subs) #what is our max yeild based on the equation 
Y_MSY.sub

#solve for E at MSY - first have to solve for N at MSY
# annotate the for() loop
for(i in 1:length(Nset)){ #iterate over possible pop sizes 
  if(dNdt.subs[i] == Y_MSY.sub){ #when dNdt vector hits max (if equal to Y_MSY.sub) 
    N_MSY.sub <- Nset[i] #we will store it in N_MSY.sub
  } #close the function
}

N_MSY.sub

E_MSY.sub <- Y_MSY.sub/(q*N_MSY.sub)
E_MSY.sub
## ---- chunk 76
#set up the plot
plot(x = Nset, y = dNdt.subs, #setting x as vector of possible pop sizes (Nset) and y as equation for log growth set above
     type = 'l', #line type
     las = 1, #axis orientation
     ylim = c(-5, 25), #setting y axis bounds because my graph was getting wonky
     lwd = 2, #line width
     xlab = 'N', ylab = 'Population Change', main = 'subsidized, increased effort') #axis labels

# add a line at the x-axis and y-axis
abline(h = 0, lwd = 1)
abline(v = 0, lwd = 1)

################################################
# 2. plot the economics of harvest (changing the value for E)
################################################
lines(x = Nset, y = q*E_MSY.sub*Nset, #linear line using E_MSY.sub
      col = 'royalblue2', #color of the line
      lwd = 2,
      lty = 3) #tickness of line

################################################
# 4. add a legend
################################################
legend(x = 0, y = -0.5, #position of axis
       legend = c('growth', 'harvest'), #name of legend in a vactor
       lwd = c(2, 2), #line type 
       col = c('black', 'royalblue2'), #outline color
       ncol = 2,
       lty = c(1, 3)) #divide them into two columns
## ---- chunk 77
N_MSY
N_MSY.dep
N_MSY.over
N_MSY.sub

E_MSY
E_MSY.dep
E_MSY.over
E_MSY.sub
